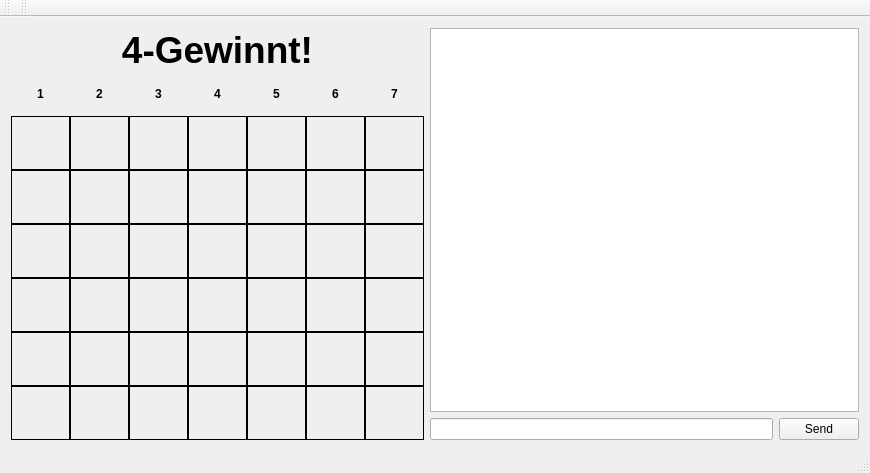
<?xml version="1.0" encoding="UTF-8"?>
<ui version="4.0">
 <class>Server</class>
 <widget class="QMainWindow" name="Server">
  <property name="geometry">
   <rect>
    <x>0</x>
    <y>0</y>
    <width>870</width>
    <height>473</height>
   </rect>
  </property>
  <property name="windowTitle">
   <string>Server</string>
  </property>
  <widget class="QWidget" name="centralWidget">
   <property name="enabled">
    <bool>true</bool>
   </property>
   <layout class="QHBoxLayout" name="horizontalLayout">
    <item>
     <layout class="QVBoxLayout" name="verticalLayout">
      <item>
       <layout class="QGridLayout" name="gridLayout">
        <property name="spacing">
         <number>0</number>
        </property>
        <item row="4" column="1">
         <widget class="QLabel" name="l23">
          <property name="minimumSize">
           <size>
            <width>59</width>
            <height>54</height>
           </size>
          </property>
          <property name="frameShape">
           <enum>QFrame::Box</enum>
          </property>
          <property name="text">
           <string/>
          </property>
          <property name="alignment">
           <set>Qt::AlignCenter</set>
          </property>
         </widget>
        </item>
        <item row="2" column="4">
         <widget class="QLabel" name="l55">
          <property name="minimumSize">
           <size>
            <width>59</width>
            <height>54</height>
           </size>
          </property>
          <property name="frameShape">
           <enum>QFrame::Box</enum>
          </property>
          <property name="text">
           <string/>
          </property>
          <property name="alignment">
           <set>Qt::AlignCenter</set>
          </property>
         </widget>
        </item>
        <item row="7" column="0">
         <widget class="QLabel" name="l10">
          <property name="minimumSize">
           <size>
            <width>59</width>
            <height>54</height>
           </size>
          </property>
          <property name="frameShape">
           <enum>QFrame::Box</enum>
          </property>
          <property name="text">
           <string/>
          </property>
          <property name="alignment">
           <set>Qt::AlignCenter</set>
          </property>
         </widget>
        </item>
        <item row="3" column="4">
         <widget class="QLabel" name="l54">
          <property name="minimumSize">
           <size>
            <width>59</width>
            <height>54</height>
           </size>
          </property>
          <property name="frameShape">
           <enum>QFrame::Box</enum>
          </property>
          <property name="text">
           <string/>
          </property>
          <property name="alignment">
           <set>Qt::AlignCenter</set>
          </property>
         </widget>
        </item>
        <item row="6" column="1">
         <widget class="QLabel" name="l21">
          <property name="minimumSize">
           <size>
            <width>59</width>
            <height>54</height>
           </size>
          </property>
          <property name="frameShape">
           <enum>QFrame::Box</enum>
          </property>
          <property name="text">
           <string/>
          </property>
          <property name="alignment">
           <set>Qt::AlignCenter</set>
          </property>
         </widget>
        </item>
        <item row="6" column="5">
         <widget class="QLabel" name="l61">
          <property name="minimumSize">
           <size>
            <width>59</width>
            <height>54</height>
           </size>
          </property>
          <property name="frameShape">
           <enum>QFrame::Box</enum>
          </property>
          <property name="text">
           <string/>
          </property>
          <property name="alignment">
           <set>Qt::AlignCenter</set>
          </property>
         </widget>
        </item>
        <item row="4" column="2">
         <widget class="QLabel" name="l33">
          <property name="minimumSize">
           <size>
            <width>59</width>
            <height>54</height>
           </size>
          </property>
          <property name="frameShape">
           <enum>QFrame::Box</enum>
          </property>
          <property name="text">
           <string/>
          </property>
          <property name="alignment">
           <set>Qt::AlignCenter</set>
          </property>
         </widget>
        </item>
        <item row="7" column="4">
         <widget class="QLabel" name="l50">
          <property name="minimumSize">
           <size>
            <width>59</width>
            <height>54</height>
           </size>
          </property>
          <property name="frameShape">
           <enum>QFrame::Box</enum>
          </property>
          <property name="text">
           <string/>
          </property>
          <property name="alignment">
           <set>Qt::AlignCenter</set>
          </property>
         </widget>
        </item>
        <item row="5" column="1">
         <widget class="QLabel" name="l22">
          <property name="minimumSize">
           <size>
            <width>59</width>
            <height>54</height>
           </size>
          </property>
          <property name="frameShape">
           <enum>QFrame::Box</enum>
          </property>
          <property name="text">
           <string/>
          </property>
          <property name="alignment">
           <set>Qt::AlignCenter</set>
          </property>
         </widget>
        </item>
        <item row="2" column="3">
         <widget class="QLabel" name="l45">
          <property name="minimumSize">
           <size>
            <width>59</width>
            <height>54</height>
           </size>
          </property>
          <property name="frameShape">
           <enum>QFrame::Box</enum>
          </property>
          <property name="text">
           <string/>
          </property>
          <property name="alignment">
           <set>Qt::AlignCenter</set>
          </property>
         </widget>
        </item>
        <item row="3" column="1">
         <widget class="QLabel" name="l24">
          <property name="minimumSize">
           <size>
            <width>59</width>
            <height>54</height>
           </size>
          </property>
          <property name="frameShape">
           <enum>QFrame::Box</enum>
          </property>
          <property name="text">
           <string/>
          </property>
          <property name="alignment">
           <set>Qt::AlignCenter</set>
          </property>
         </widget>
        </item>
        <item row="4" column="6">
         <widget class="QLabel" name="l73">
          <property name="minimumSize">
           <size>
            <width>59</width>
            <height>54</height>
           </size>
          </property>
          <property name="frameShape">
           <enum>QFrame::Box</enum>
          </property>
          <property name="text">
           <string/>
          </property>
          <property name="alignment">
           <set>Qt::AlignCenter</set>
          </property>
         </widget>
        </item>
        <item row="3" column="2">
         <widget class="QLabel" name="l34">
          <property name="minimumSize">
           <size>
            <width>59</width>
            <height>54</height>
           </size>
          </property>
          <property name="frameShape">
           <enum>QFrame::Box</enum>
          </property>
          <property name="text">
           <string/>
          </property>
          <property name="alignment">
           <set>Qt::AlignCenter</set>
          </property>
         </widget>
        </item>
        <item row="6" column="4">
         <widget class="QLabel" name="l51">
          <property name="minimumSize">
           <size>
            <width>59</width>
            <height>54</height>
           </size>
          </property>
          <property name="frameShape">
           <enum>QFrame::Box</enum>
          </property>
          <property name="text">
           <string/>
          </property>
          <property name="alignment">
           <set>Qt::AlignCenter</set>
          </property>
         </widget>
        </item>
        <item row="5" column="5">
         <widget class="QLabel" name="l62">
          <property name="minimumSize">
           <size>
            <width>59</width>
            <height>54</height>
           </size>
          </property>
          <property name="frameShape">
           <enum>QFrame::Box</enum>
          </property>
          <property name="text">
           <string/>
          </property>
          <property name="alignment">
           <set>Qt::AlignCenter</set>
          </property>
         </widget>
        </item>
        <item row="6" column="3">
         <widget class="QLabel" name="l41">
          <property name="minimumSize">
           <size>
            <width>59</width>
            <height>54</height>
           </size>
          </property>
          <property name="frameShape">
           <enum>QFrame::Box</enum>
          </property>
          <property name="text">
           <string/>
          </property>
          <property name="alignment">
           <set>Qt::AlignCenter</set>
          </property>
         </widget>
        </item>
        <item row="4" column="3">
         <widget class="QLabel" name="l43">
          <property name="minimumSize">
           <size>
            <width>59</width>
            <height>54</height>
           </size>
          </property>
          <property name="frameShape">
           <enum>QFrame::Box</enum>
          </property>
          <property name="text">
           <string/>
          </property>
          <property name="alignment">
           <set>Qt::AlignCenter</set>
          </property>
         </widget>
        </item>
        <item row="4" column="0">
         <widget class="QLabel" name="l13">
          <property name="minimumSize">
           <size>
            <width>59</width>
            <height>54</height>
           </size>
          </property>
          <property name="frameShape">
           <enum>QFrame::Box</enum>
          </property>
          <property name="text">
           <string/>
          </property>
          <property name="alignment">
           <set>Qt::AlignCenter</set>
          </property>
         </widget>
        </item>
        <item row="3" column="0">
         <widget class="QLabel" name="l14">
          <property name="minimumSize">
           <size>
            <width>59</width>
            <height>54</height>
           </size>
          </property>
          <property name="frameShape">
           <enum>QFrame::Box</enum>
          </property>
          <property name="text">
           <string/>
          </property>
          <property name="alignment">
           <set>Qt::AlignCenter</set>
          </property>
         </widget>
        </item>
        <item row="6" column="6">
         <widget class="QLabel" name="l71">
          <property name="minimumSize">
           <size>
            <width>59</width>
            <height>54</height>
           </size>
          </property>
          <property name="frameShape">
           <enum>QFrame::Box</enum>
          </property>
          <property name="text">
           <string/>
          </property>
          <property name="alignment">
           <set>Qt::AlignCenter</set>
          </property>
         </widget>
        </item>
        <item row="4" column="4">
         <widget class="QLabel" name="l53">
          <property name="minimumSize">
           <size>
            <width>59</width>
            <height>54</height>
           </size>
          </property>
          <property name="frameShape">
           <enum>QFrame::Box</enum>
          </property>
          <property name="text">
           <string/>
          </property>
          <property name="alignment">
           <set>Qt::AlignCenter</set>
          </property>
         </widget>
        </item>
        <item row="7" column="5">
         <widget class="QLabel" name="l60">
          <property name="minimumSize">
           <size>
            <width>59</width>
            <height>54</height>
           </size>
          </property>
          <property name="frameShape">
           <enum>QFrame::Box</enum>
          </property>
          <property name="text">
           <string/>
          </property>
          <property name="alignment">
           <set>Qt::AlignCenter</set>
          </property>
         </widget>
        </item>
        <item row="2" column="6">
         <widget class="QLabel" name="l75">
          <property name="minimumSize">
           <size>
            <width>59</width>
            <height>54</height>
           </size>
          </property>
          <property name="frameShape">
           <enum>QFrame::Box</enum>
          </property>
          <property name="text">
           <string/>
          </property>
          <property name="alignment">
           <set>Qt::AlignCenter</set>
          </property>
         </widget>
        </item>
        <item row="5" column="3">
         <widget class="QLabel" name="l42">
          <property name="minimumSize">
           <size>
            <width>59</width>
            <height>54</height>
           </size>
          </property>
          <property name="frameShape">
           <enum>QFrame::Box</enum>
          </property>
          <property name="text">
           <string/>
          </property>
          <property name="alignment">
           <set>Qt::AlignCenter</set>
          </property>
         </widget>
        </item>
        <item row="7" column="2">
         <widget class="QLabel" name="l30">
          <property name="minimumSize">
           <size>
            <width>59</width>
            <height>54</height>
           </size>
          </property>
          <property name="frameShape">
           <enum>QFrame::Box</enum>
          </property>
          <property name="text">
           <string/>
          </property>
          <property name="alignment">
           <set>Qt::AlignCenter</set>
          </property>
         </widget>
        </item>
        <item row="5" column="0">
         <widget class="QLabel" name="l12">
          <property name="minimumSize">
           <size>
            <width>59</width>
            <height>54</height>
           </size>
          </property>
          <property name="frameShape">
           <enum>QFrame::Box</enum>
          </property>
          <property name="text">
           <string/>
          </property>
          <property name="alignment">
           <set>Qt::AlignCenter</set>
          </property>
         </widget>
        </item>
        <item row="6" column="0">
         <widget class="QLabel" name="l11">
          <property name="minimumSize">
           <size>
            <width>59</width>
            <height>54</height>
           </size>
          </property>
          <property name="frameShape">
           <enum>QFrame::Box</enum>
          </property>
          <property name="text">
           <string/>
          </property>
          <property name="alignment">
           <set>Qt::AlignCenter</set>
          </property>
         </widget>
        </item>
        <item row="3" column="5">
         <widget class="QLabel" name="l64">
          <property name="minimumSize">
           <size>
            <width>59</width>
            <height>54</height>
           </size>
          </property>
          <property name="frameShape">
           <enum>QFrame::Box</enum>
          </property>
          <property name="text">
           <string/>
          </property>
          <property name="alignment">
           <set>Qt::AlignCenter</set>
          </property>
         </widget>
        </item>
        <item row="7" column="1">
         <widget class="QLabel" name="l20">
          <property name="minimumSize">
           <size>
            <width>59</width>
            <height>54</height>
           </size>
          </property>
          <property name="frameShape">
           <enum>QFrame::Box</enum>
          </property>
          <property name="text">
           <string/>
          </property>
          <property name="alignment">
           <set>Qt::AlignCenter</set>
          </property>
         </widget>
        </item>
        <item row="0" column="0" colspan="7">
         <widget class="QLabel" name="title">
          <property name="font">
           <font>
            <pointsize>28</pointsize>
            <weight>75</weight>
            <bold>true</bold>
           </font>
          </property>
          <property name="text">
           <string>4-Gewinnt!</string>
          </property>
          <property name="alignment">
           <set>Qt::AlignCenter</set>
          </property>
         </widget>
        </item>
        <item row="2" column="2">
         <widget class="QLabel" name="l35">
          <property name="minimumSize">
           <size>
            <width>59</width>
            <height>54</height>
           </size>
          </property>
          <property name="frameShape">
           <enum>QFrame::Box</enum>
          </property>
          <property name="text">
           <string/>
          </property>
          <property name="alignment">
           <set>Qt::AlignCenter</set>
          </property>
         </widget>
        </item>
        <item row="7" column="3">
         <widget class="QLabel" name="l40">
          <property name="minimumSize">
           <size>
            <width>59</width>
            <height>54</height>
           </size>
          </property>
          <property name="frameShape">
           <enum>QFrame::Box</enum>
          </property>
          <property name="text">
           <string/>
          </property>
          <property name="alignment">
           <set>Qt::AlignCenter</set>
          </property>
         </widget>
        </item>
        <item row="5" column="6">
         <widget class="QLabel" name="l72">
          <property name="minimumSize">
           <size>
            <width>59</width>
            <height>54</height>
           </size>
          </property>
          <property name="frameShape">
           <enum>QFrame::Box</enum>
          </property>
          <property name="text">
           <string/>
          </property>
          <property name="alignment">
           <set>Qt::AlignCenter</set>
          </property>
         </widget>
        </item>
        <item row="6" column="2">
         <widget class="QLabel" name="l31">
          <property name="minimumSize">
           <size>
            <width>59</width>
            <height>54</height>
           </size>
          </property>
          <property name="frameShape">
           <enum>QFrame::Box</enum>
          </property>
          <property name="text">
           <string/>
          </property>
          <property name="alignment">
           <set>Qt::AlignCenter</set>
          </property>
         </widget>
        </item>
        <item row="5" column="4">
         <widget class="QLabel" name="l52">
          <property name="minimumSize">
           <size>
            <width>59</width>
            <height>54</height>
           </size>
          </property>
          <property name="frameShape">
           <enum>QFrame::Box</enum>
          </property>
          <property name="text">
           <string/>
          </property>
          <property name="alignment">
           <set>Qt::AlignCenter</set>
          </property>
         </widget>
        </item>
        <item row="4" column="5">
         <widget class="QLabel" name="l63">
          <property name="minimumSize">
           <size>
            <width>59</width>
            <height>54</height>
           </size>
          </property>
          <property name="frameShape">
           <enum>QFrame::Box</enum>
          </property>
          <property name="text">
           <string/>
          </property>
          <property name="alignment">
           <set>Qt::AlignCenter</set>
          </property>
         </widget>
        </item>
        <item row="2" column="5">
         <widget class="QLabel" name="l65">
          <property name="minimumSize">
           <size>
            <width>59</width>
            <height>54</height>
           </size>
          </property>
          <property name="frameShape">
           <enum>QFrame::Box</enum>
          </property>
          <property name="text">
           <string/>
          </property>
          <property name="alignment">
           <set>Qt::AlignCenter</set>
          </property>
         </widget>
        </item>
        <item row="3" column="6">
         <widget class="QLabel" name="l74">
          <property name="minimumSize">
           <size>
            <width>59</width>
            <height>54</height>
           </size>
          </property>
          <property name="frameShape">
           <enum>QFrame::Box</enum>
          </property>
          <property name="text">
           <string/>
          </property>
          <property name="alignment">
           <set>Qt::AlignCenter</set>
          </property>
         </widget>
        </item>
        <item row="3" column="3">
         <widget class="QLabel" name="l44">
          <property name="minimumSize">
           <size>
            <width>59</width>
            <height>54</height>
           </size>
          </property>
          <property name="frameShape">
           <enum>QFrame::Box</enum>
          </property>
          <property name="text">
           <string/>
          </property>
          <property name="alignment">
           <set>Qt::AlignCenter</set>
          </property>
         </widget>
        </item>
        <item row="7" column="6">
         <widget class="QLabel" name="l70">
          <property name="minimumSize">
           <size>
            <width>59</width>
            <height>54</height>
           </size>
          </property>
          <property name="frameShape">
           <enum>QFrame::Box</enum>
          </property>
          <property name="text">
           <string/>
          </property>
          <property name="alignment">
           <set>Qt::AlignCenter</set>
          </property>
         </widget>
        </item>
        <item row="2" column="0">
         <widget class="QLabel" name="l15">
          <property name="minimumSize">
           <size>
            <width>59</width>
            <height>54</height>
           </size>
          </property>
          <property name="frameShape">
           <enum>QFrame::Box</enum>
          </property>
          <property name="text">
           <string/>
          </property>
          <property name="alignment">
           <set>Qt::AlignCenter</set>
          </property>
         </widget>
        </item>
        <item row="5" column="2">
         <widget class="QLabel" name="l32">
          <property name="minimumSize">
           <size>
            <width>59</width>
            <height>54</height>
           </size>
          </property>
          <property name="frameShape">
           <enum>QFrame::Box</enum>
          </property>
          <property name="text">
           <string/>
          </property>
          <property name="alignment">
           <set>Qt::AlignCenter</set>
          </property>
         </widget>
        </item>
        <item row="2" column="1">
         <widget class="QLabel" name="l25">
          <property name="minimumSize">
           <size>
            <width>59</width>
            <height>54</height>
           </size>
          </property>
          <property name="frameShape">
           <enum>QFrame::Box</enum>
          </property>
          <property name="text">
           <string/>
          </property>
          <property name="alignment">
           <set>Qt::AlignCenter</set>
          </property>
         </widget>
        </item>
        <item row="1" column="0">
         <widget class="QLabel" name="label_44">
          <property name="font">
           <font>
            <weight>75</weight>
            <bold>true</bold>
           </font>
          </property>
          <property name="text">
           <string>1</string>
          </property>
          <property name="alignment">
           <set>Qt::AlignCenter</set>
          </property>
         </widget>
        </item>
        <item row="1" column="1">
         <widget class="QLabel" name="label_45">
          <property name="font">
           <font>
            <weight>75</weight>
            <bold>true</bold>
           </font>
          </property>
          <property name="text">
           <string>2</string>
          </property>
          <property name="alignment">
           <set>Qt::AlignCenter</set>
          </property>
         </widget>
        </item>
        <item row="1" column="2">
         <widget class="QLabel" name="label_46">
          <property name="font">
           <font>
            <weight>75</weight>
            <bold>true</bold>
           </font>
          </property>
          <property name="text">
           <string>3</string>
          </property>
          <property name="alignment">
           <set>Qt::AlignCenter</set>
          </property>
         </widget>
        </item>
        <item row="1" column="3">
         <widget class="QLabel" name="label_47">
          <property name="font">
           <font>
            <weight>75</weight>
            <bold>true</bold>
           </font>
          </property>
          <property name="text">
           <string>4</string>
          </property>
          <property name="alignment">
           <set>Qt::AlignCenter</set>
          </property>
         </widget>
        </item>
        <item row="1" column="4">
         <widget class="QLabel" name="label_48">
          <property name="font">
           <font>
            <weight>75</weight>
            <bold>true</bold>
           </font>
          </property>
          <property name="text">
           <string>&lt;html&gt;&lt;head/&gt;&lt;body&gt;&lt;p&gt;5&lt;/p&gt;&lt;/body&gt;&lt;/html&gt;</string>
          </property>
          <property name="alignment">
           <set>Qt::AlignCenter</set>
          </property>
         </widget>
        </item>
        <item row="1" column="5">
         <widget class="QLabel" name="label_49">
          <property name="font">
           <font>
            <weight>75</weight>
            <bold>true</bold>
           </font>
          </property>
          <property name="text">
           <string>6</string>
          </property>
          <property name="alignment">
           <set>Qt::AlignCenter</set>
          </property>
         </widget>
        </item>
        <item row="1" column="6">
         <widget class="QLabel" name="label_50">
          <property name="font">
           <font>
            <weight>75</weight>
            <bold>true</bold>
           </font>
          </property>
          <property name="text">
           <string>7</string>
          </property>
          <property name="alignment">
           <set>Qt::AlignCenter</set>
          </property>
         </widget>
        </item>
       </layout>
      </item>
     </layout>
    </item>
    <item>
     <layout class="QGridLayout" name="gridLayout_2">
      <item row="1" column="0" colspan="2">
       <widget class="QTextEdit" name="textEdit">
        <property name="focusPolicy">
         <enum>Qt::StrongFocus</enum>
        </property>
        <property name="readOnly">
         <bool>true</bool>
        </property>
       </widget>
      </item>
      <item row="2" column="1">
       <widget class="QPushButton" name="pushButton">
        <property name="text">
         <string>Send</string>
        </property>
       </widget>
      </item>
      <item row="2" column="0">
       <widget class="QLineEdit" name="LeText"/>
      </item>
     </layout>
    </item>
   </layout>
  </widget>
  <widget class="QMenuBar" name="menuBar">
   <property name="geometry">
    <rect>
     <x>0</x>
     <y>0</y>
     <width>870</width>
     <height>21</height>
    </rect>
   </property>
  </widget>
  <widget class="QToolBar" name="mainToolBar">
   <attribute name="toolBarArea">
    <enum>TopToolBarArea</enum>
   </attribute>
   <attribute name="toolBarBreak">
    <bool>false</bool>
   </attribute>
  </widget>
  <widget class="QToolBar" name="toolBar">
   <property name="windowTitle">
    <string>toolBar</string>
   </property>
   <attribute name="toolBarArea">
    <enum>TopToolBarArea</enum>
   </attribute>
   <attribute name="toolBarBreak">
    <bool>false</bool>
   </attribute>
  </widget>
  <widget class="QStatusBar" name="statusBar"/>
 </widget>
 <layoutdefault spacing="6" margin="11"/>
 <resources/>
 <connections/>
</ui>
